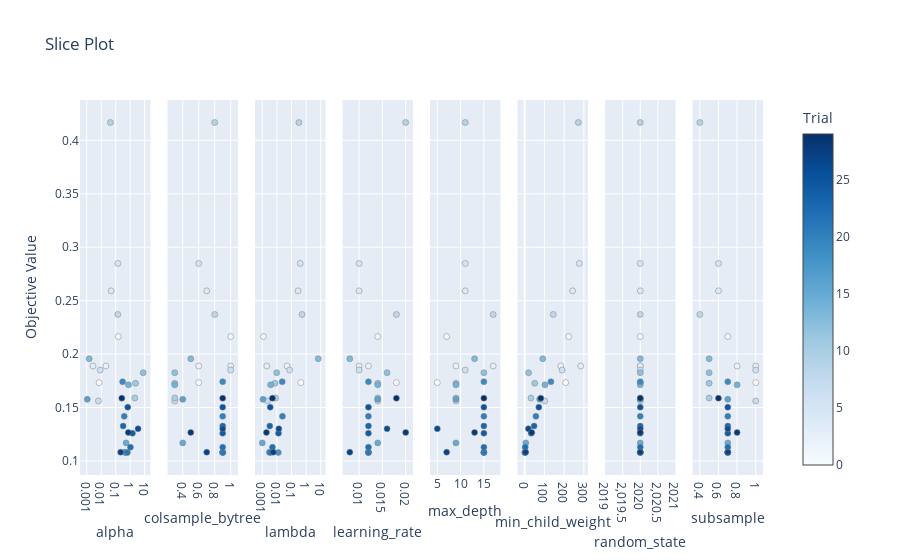

The code cell stored with this chart in its notebook:
### Code cell
optuna.visualization.plot_slice(study)

### Figure 1 — Plotly figure (JSON) as saved in the notebook; plotly's stock layout.template omitted (floating-point values rounded to 4 significant figures)
{"data": [{"marker": {"color": [0, 1, 2, 3, 4, 5, 6, 7, 8, 9, 10, 11, 12, 13, 14, 15, 16, 17, 18, 19, 20, 21, 22, 23, 24, 25, 26, 27, 28, 29], "colorbar": {"title": {"text": "Trial"}, "x": 1, "xpad": 40, "y": 0.5}, "colorscale": [[0, "rgb(247,251,255)"], [0.125, "rgb(222,235,247)"], [0.25, "rgb(198,219,239)"], [0.375, "rgb(158,202,225)"], [0.5, "rgb(107,174,214)"], [0.625, "rgb(66,146,198)"], [0.75, "rgb(33,113,181)"], [0.875, "rgb(8,81,156)"], [1, "rgb(8,48,107)"]], "line": {"color": "Grey", "width": 0.5}, "showscale": true}, "mode": "markers", "showlegend": false, "type": "scatter", "x": [0.007097, 0.1501, 0.0208, 0.002701, 0.04845, 0.1418, 0.00842, 0.006272, 0.1395, 0.04277, 2.087, 2.356, 7.938, 0.001456, 0.7628, 0.5208, 0.001071, 0.4448, 0.4594, 0.2991, 0.3872, 0.6475, 1.045, 0.3255, 1.437, 0.6786, 3.509, 0.2191, 0.7417, 0.2633], "xaxis": "x", "y": [0.1733, 0.2164, 0.1889, 0.1889, 0.2592, 0.2848, 0.185, 0.1562, 0.2371, 0.4167, 0.1589, 0.1727, 0.1826, 0.1957, 0.1712, 0.1169, 0.1576, 0.1081, 0.1079, 0.1742, 0.1417, 0.1079, 0.1129, 0.1327, 0.1259, 0.1504, 0.1301, 0.1082, 0.1267, 0.1588], "yaxis": "y"}, {"marker": {"color": [0, 1, 2, 3, 4, 5, 6, 7, 8, 9, 10, 11, 12, 13, 14, 15, 16, 17, 18, 19, 20, 21, 22, 23, 24, 25, 26, 27, 28, 29], "colorbar": {"title": {"text": "Trial"}, "x": 1, "xpad": 40}, "colorscale": [[0, "rgb(247,251,255)"], [0.125, "rgb(222,235,247)"], [0.25, "rgb(198,219,239)"], [0.375, "rgb(158,202,225)"], [0.5, "rgb(107,174,214)"], [0.625, "rgb(66,146,198)"], [0.75, "rgb(33,113,181)"], [0.875, "rgb(8,81,156)"], [1, "rgb(8,48,107)"]], "line": {"color": "Grey", "width": 0.5}, "showscale": false}, "mode": "markers", "showlegend": false, "type": "scatter", "x": [0.6, 1, 0.6, 1, 0.7, 0.6, 1, 0.3, 0.8, 0.8, 0.3, 0.3, 0.3, 0.5, 0.3, 0.4, 0.4, 0.9, 0.9, 0.9, 0.9, 0.9, 0.9, 0.9, 0.9, 0.9, 0.9, 0.7, 0.5, 0.9], "xaxis": "x2", "y": [0.1733, 0.2164, 0.1889, 0.1889, 0.2592, 0.2848, 0.185, 0.1562, 0.2371, 0.4167, 0.1589, 0.1727, 0.1826, 0.1957, 0.1712, 0.1169, 0.1576, 0.1081, 0.1079, 0.1742, 0.1417, 0.1079, 0.1129, 0.1327, 0.1259, 0.1504, 0.1301, 0.1082, 0.1267, 0.1588], "yaxis": "y2"}, {"marker": {"color": [0, 1, 2, 3, 4, 5, 6, 7, 8, 9, 10, 11, 12, 13, 14, 15, 16, 17, 18, 19, 20, 21, 22, 23, 24, 25, 26, 27, 28, 29], "colorbar": {"title": {"text": "Trial"}, "x": 1, "xpad": 40}, "colorscale": [[0, "rgb(247,251,255)"], [0.125, "rgb(222,235,247)"], [0.25, "rgb(198,219,239)"], [0.375, "rgb(158,202,225)"], [0.5, "rgb(107,174,214)"], [0.625, "rgb(66,146,198)"], [0.75, "rgb(33,113,181)"], [0.875, "rgb(8,81,156)"], [1, "rgb(8,48,107)"]], "line": {"color": "Grey", "width": 0.5}, "showscale": false}, "mode": "markers", "showlegend": false, "type": "scatter", "x": [0.4333, 0.001204, 0.0493, 0.00204, 0.2782, 0.3916, 0.07363, 0.00227, 0.5254, 0.3187, 0.008203, 0.00732, 0.009718, 6.624, 0.003727, 0.001007, 0.001135, 0.003058, 0.01256, 0.0231, 0.02403, 0.00351, 0.004996, 0.003281, 0.01282, 0.003513, 0.01358, 0.005648, 0.001937, 0.004959], "xaxis": "x3", "y": [0.1733, 0.2164, 0.1889, 0.1889, 0.2592, 0.2848, 0.185, 0.1562, 0.2371, 0.4167, 0.1589, 0.1727, 0.1826, 0.1957, 0.1712, 0.1169, 0.1576, 0.1081, 0.1079, 0.1742, 0.1417, 0.1079, 0.1129, 0.1327, 0.1259, 0.1504, 0.1301, 0.1082, 0.1267, 0.1588], "yaxis": "y3"}, {"marker": {"color": [0, 1, 2, 3, 4, 5, 6, 7, 8, 9, 10, 11, 12, 13, 14, 15, 16, 17, 18, 19, 20, 21, 22, 23, 24, 25, 26, 27, 28, 29], "colorbar": {"title": {"text": "Trial"}, "x": 1, "xpad": 40}, "colorscale": [[0, "rgb(247,251,255)"], [0.125, "rgb(222,235,247)"], [0.25, "rgb(198,219,239)"], [0.375, "rgb(158,202,225)"], [0.5, "rgb(107,174,214)"], [0.625, "rgb(66,146,198)"], [0.75, "rgb(33,113,181)"], [0.875, "rgb(8,81,156)"], [1, "rgb(8,48,107)"]], "line": {"color": "Grey", "width": 0.5}, "showscale": false}, "mode": "markers", "showlegend": false, "type": "scatter", "x": [0.018, 0.014, 0.012, 0.01, 0.01, 0.01, 0.01, 0.014, 0.018, 0.02, 0.014, 0.014, 0.016, 0.008, 0.014, 0.014, 0.014, 0.012, 0.012, 0.012, 0.012, 0.012, 0.012, 0.012, 0.012, 0.012, 0.016, 0.008, 0.02, 0.018], "xaxis": "x4", "y": [0.1733, 0.2164, 0.1889, 0.1889, 0.2592, 0.2848, 0.185, 0.1562, 0.2371, 0.4167, 0.1589, 0.1727, 0.1826, 0.1957, 0.1712, 0.1169, 0.1576, 0.1081, 0.1079, 0.1742, 0.1417, 0.1079, 0.1129, 0.1327, 0.1259, 0.1504, 0.1301, 0.1082, 0.1267, 0.1588], "yaxis": "y4"}, {"marker": {"color": [0, 1, 2, 3, 4, 5, 6, 7, 8, 9, 10, 11, 12, 13, 14, 15, 16, 17, 18, 19, 20, 21, 22, 23, 24, 25, 26, 27, 28, 29], "colorbar": {"title": {"text": "Trial"}, "x": 1, "xpad": 40}, "colorscale": [[0, "rgb(247,251,255)"], [0.125, "rgb(222,235,247)"], [0.25, "rgb(198,219,239)"], [0.375, "rgb(158,202,225)"], [0.5, "rgb(107,174,214)"], [0.625, "rgb(66,146,198)"], [0.75, "rgb(33,113,181)"], [0.875, "rgb(8,81,156)"], [1, "rgb(8,48,107)"]], "line": {"color": "Grey", "width": 0.5}, "showscale": false}, "mode": "markers", "showlegend": false, "type": "scatter", "x": [5, 7, 9, 17, 11, 11, 11, 9, 17, 11, 9, 9, 15, 13, 9, 9, 9, 15, 15, 15, 15, 15, 15, 15, 15, 15, 5, 7, 13, 15], "xaxis": "x5", "y": [0.1733, 0.2164, 0.1889, 0.1889, 0.2592, 0.2848, 0.185, 0.1562, 0.2371, 0.4167, 0.1589, 0.1727, 0.1826, 0.1957, 0.1712, 0.1169, 0.1576, 0.1081, 0.1079, 0.1742, 0.1417, 0.1079, 0.1129, 0.1327, 0.1259, 0.1504, 0.1301, 0.1082, 0.1267, 0.1588], "yaxis": "y5"}, {"marker": {"color": [0, 1, 2, 3, 4, 5, 6, 7, 8, 9, 10, 11, 12, 13, 14, 15, 16, 17, 18, 19, 20, 21, 22, 23, 24, 25, 26, 27, 28, 29], "colorbar": {"title": {"text": "Trial"}, "x": 1, "xpad": 40}, "colorscale": [[0, "rgb(247,251,255)"], [0.125, "rgb(222,235,247)"], [0.25, "rgb(198,219,239)"], [0.375, "rgb(158,202,225)"], [0.5, "rgb(107,174,214)"], [0.625, "rgb(66,146,198)"], [0.75, "rgb(33,113,181)"], [0.875, "rgb(8,81,156)"], [1, "rgb(8,48,107)"]], "line": {"color": "Grey", "width": 0.5}, "showscale": false}, "mode": "markers", "showlegend": false, "type": "scatter", "x": [208, 223, 183, 284, 243, 277, 190, 102, 145, 272, 32, 51, 20, 92, 103, 6, 76, 4, 2, 133, 57, 1, 3, 48, 33, 72, 19, 5, 36, 82], "xaxis": "x6", "y": [0.1733, 0.2164, 0.1889, 0.1889, 0.2592, 0.2848, 0.185, 0.1562, 0.2371, 0.4167, 0.1589, 0.1727, 0.1826, 0.1957, 0.1712, 0.1169, 0.1576, 0.1081, 0.1079, 0.1742, 0.1417, 0.1079, 0.1129, 0.1327, 0.1259, 0.1504, 0.1301, 0.1082, 0.1267, 0.1588], "yaxis": "y6"}, {"marker": {"color": [0, 1, 2, 3, 4, 5, 6, 7, 8, 9, 10, 11, 12, 13, 14, 15, 16, 17, 18, 19, 20, 21, 22, 23, 24, 25, 26, 27, 28, 29], "colorbar": {"title": {"text": "Trial"}, "x": 1, "xpad": 40}, "colorscale": [[0, "rgb(247,251,255)"], [0.125, "rgb(222,235,247)"], [0.25, "rgb(198,219,239)"], [0.375, "rgb(158,202,225)"], [0.5, "rgb(107,174,214)"], [0.625, "rgb(66,146,198)"], [0.75, "rgb(33,113,181)"], [0.875, "rgb(8,81,156)"], [1, "rgb(8,48,107)"]], "line": {"color": "Grey", "width": 0.5}, "showscale": false}, "mode": "markers", "showlegend": false, "type": "scatter", "x": [2020, 2020, 2020, 2020, 2020, 2020, 2020, 2020, 2020, 2020, 2020, 2020, 2020, 2020, 2020, 2020, 2020, 2020, 2020, 2020, 2020, 2020, 2020, 2020, 2020, 2020, 2020, 2020, 2020, 2020], "xaxis": "x7", "y": [0.1733, 0.2164, 0.1889, 0.1889, 0.2592, 0.2848, 0.185, 0.1562, 0.2371, 0.4167, 0.1589, 0.1727, 0.1826, 0.1957, 0.1712, 0.1169, 0.1576, 0.1081, 0.1079, 0.1742, 0.1417, 0.1079, 0.1129, 0.1327, 0.1259, 0.1504, 0.1301, 0.1082, 0.1267, 0.1588], "yaxis": "y7"}, {"marker": {"color": [0, 1, 2, 3, 4, 5, 6, 7, 8, 9, 10, 11, 12, 13, 14, 15, 16, 17, 18, 19, 20, 21, 22, 23, 24, 25, 26, 27, 28, 29], "colorbar": {"title": {"text": "Trial"}, "x": 1, "xpad": 40}, "colorscale": [[0, "rgb(247,251,255)"], [0.125, "rgb(222,235,247)"], [0.25, "rgb(198,219,239)"], [0.375, "rgb(158,202,225)"], [0.5, "rgb(107,174,214)"], [0.625, "rgb(66,146,198)"], [0.75, "rgb(33,113,181)"], [0.875, "rgb(8,81,156)"], [1, "rgb(8,48,107)"]], "line": {"color": "Grey", "width": 0.5}, "showscale": false}, "mode": "markers", "showlegend": false, "type": "scatter", "x": [1, 0.7, 0.8, 1, 0.6, 0.6, 1, 1, 0.4, 0.4, 0.5, 0.5, 0.5, 0.5, 0.8, 0.7, 0.7, 0.7, 0.7, 0.7, 0.7, 0.7, 0.7, 0.7, 0.7, 0.7, 0.7, 0.7, 0.8, 0.6], "xaxis": "x8", "y": [0.1733, 0.2164, 0.1889, 0.1889, 0.2592, 0.2848, 0.185, 0.1562, 0.2371, 0.4167, 0.1589, 0.1727, 0.1826, 0.1957, 0.1712, 0.1169, 0.1576, 0.1081, 0.1079, 0.1742, 0.1417, 0.1079, 0.1129, 0.1327, 0.1259, 0.1504, 0.1301, 0.1082, 0.1267, 0.1588], "yaxis": "y8"}], "layout": {"autosize": true, "title": {"text": "Slice Plot"}, "xaxis": {"anchor": "y", "autorange": true, "domain": [0, 0.1031], "range": [-3.306, 1.235], "title": {"text": "alpha"}, "type": "log"}, "xaxis2": {"anchor": "y2", "autorange": true, "domain": [0.1281, 0.2312], "range": [0.2393, 1.061], "title": {"text": "colsample_bytree"}, "type": "linear"}, "xaxis3": {"anchor": "y3", "autorange": true, "domain": [0.2562, 0.3594], "range": [-3.328, 1.152], "title": {"text": "lambda"}, "type": "log"}, "xaxis4": {"anchor": "y4", "autorange": true, "domain": [0.3844, 0.4875], "range": [0.006959, 0.02104], "title": {"text": "learning_rate"}, "type": "linear"}, "xaxis5": {"anchor": "y5", "autorange": true, "domain": [0.5125, 0.6156], "range": [3.959, 18.04], "title": {"text": "max_depth"}, "type": "linear"}, "xaxis6": {"anchor": "y6", "autorange": true, "domain": [0.6406, 0.7438], "range": [-23.55, 308.5], "title": {"text": "min_child_weight"}, "type": "linear"}, "xaxis7": {"anchor": "y7", "autorange": true, "domain": [0.7688, 0.8719], "range": [2019, 2021], "title": {"text": "random_state"}, "type": "linear"}, "xaxis8": {"anchor": "y8", "autorange": true, "domain": [0.8969, 1], "range": [0.348, 1.052], "title": {"text": "subsample"}, "type": "linear"}, "yaxis": {"anchor": "x", "autorange": true, "domain": [0, 1], "range": [0.08179, 0.4428], "title": {"text": "Objective Value"}, "type": "linear"}, "yaxis2": {"anchor": "x2", "autorange": true, "domain": [0, 1], "matches": "y", "range": [0.08179, 0.4428], "showticklabels": false, "type": "linear"}, "yaxis3": {"anchor": "x3", "autorange": true, "domain": [0, 1], "matches": "y", "range": [0.08179, 0.4428], "showticklabels": false, "type": "linear"}, "yaxis4": {"anchor": "x4", "autorange": true, "domain": [0, 1], "matches": "y", "range": [0.08179, 0.4428], "showticklabels": false, "type": "linear"}, "yaxis5": {"anchor": "x5", "autorange": true, "domain": [0, 1], "matches": "y", "range": [0.08179, 0.4428], "showticklabels": false, "type": "linear"}, "yaxis6": {"anchor": "x6", "autorange": true, "domain": [0, 1], "matches": "y", "range": [0.08179, 0.4428], "showticklabels": false, "type": "linear"}, "yaxis7": {"anchor": "x7", "autorange": true, "domain": [0, 1], "matches": "y", "range": [0.08179, 0.4428], "showticklabels": false, "type": "linear"}, "yaxis8": {"anchor": "x8", "autorange": true, "domain": [0, 1], "matches": "y", "range": [0.08179, 0.4428], "showticklabels": false, "type": "linear"}}}
